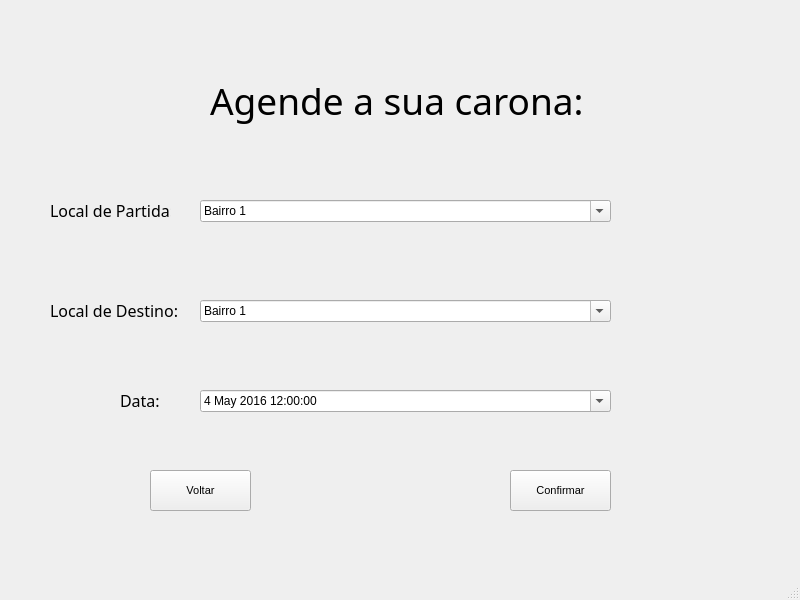
<?xml version="1.0" encoding="UTF-8"?>
<ui version="4.0">
 <class>MainWindow</class>
 <widget class="QMainWindow" name="MainWindow">
  <property name="geometry">
   <rect>
    <x>0</x>
    <y>0</y>
    <width>800</width>
    <height>600</height>
   </rect>
  </property>
  <property name="windowTitle">
   <string>MainWindow</string>
  </property>
  <widget class="QWidget" name="centralwidget">
   <widget class="QLabel" name="label_3">
    <property name="geometry">
     <rect>
      <x>50</x>
      <y>290</y>
      <width>131</width>
      <height>41</height>
     </rect>
    </property>
    <property name="font">
     <font>
      <family>Bodoni MT</family>
      <pointsize>12</pointsize>
     </font>
    </property>
    <property name="text">
     <string>Local de Destino:</string>
    </property>
   </widget>
   <widget class="QComboBox" name="destino">
    <property name="geometry">
     <rect>
      <x>200</x>
      <y>300</y>
      <width>411</width>
      <height>22</height>
     </rect>
    </property>
    <property name="editable">
     <bool>true</bool>
    </property>
    <item>
     <property name="text">
      <string>Bairro 1</string>
     </property>
    </item>
    <item>
     <property name="text">
      <string>Insper</string>
     </property>
    </item>
   </widget>
   <widget class="QComboBox" name="partida">
    <property name="geometry">
     <rect>
      <x>200</x>
      <y>200</y>
      <width>411</width>
      <height>22</height>
     </rect>
    </property>
    <property name="editable">
     <bool>true</bool>
    </property>
    <item>
     <property name="text">
      <string>Bairro 1</string>
     </property>
    </item>
    <item>
     <property name="text">
      <string>Insper</string>
     </property>
    </item>
   </widget>
   <widget class="QLabel" name="label">
    <property name="geometry">
     <rect>
      <x>210</x>
      <y>60</y>
      <width>371</width>
      <height>81</height>
     </rect>
    </property>
    <property name="font">
     <font>
      <family>Bodoni MT</family>
      <pointsize>28</pointsize>
     </font>
    </property>
    <property name="text">
     <string>Agende a sua carona:</string>
    </property>
   </widget>
   <widget class="QLabel" name="label_2">
    <property name="geometry">
     <rect>
      <x>50</x>
      <y>190</y>
      <width>121</width>
      <height>41</height>
     </rect>
    </property>
    <property name="font">
     <font>
      <family>Bodoni MT</family>
      <pointsize>12</pointsize>
     </font>
    </property>
    <property name="text">
     <string>Local de Partida:</string>
    </property>
   </widget>
   <widget class="QLabel" name="label_4">
    <property name="geometry">
     <rect>
      <x>120</x>
      <y>380</y>
      <width>51</width>
      <height>41</height>
     </rect>
    </property>
    <property name="font">
     <font>
      <family>Bodoni MT</family>
      <pointsize>12</pointsize>
     </font>
    </property>
    <property name="text">
     <string>Data:</string>
    </property>
   </widget>
   <widget class="QDateTimeEdit" name="dataehora">
    <property name="geometry">
     <rect>
      <x>200</x>
      <y>390</y>
      <width>411</width>
      <height>22</height>
     </rect>
    </property>
    <property name="dateTime">
     <datetime>
      <hour>12</hour>
      <minute>0</minute>
      <second>0</second>
      <year>2016</year>
      <month>5</month>
      <day>4</day>
     </datetime>
    </property>
    <property name="time">
     <time>
      <hour>12</hour>
      <minute>0</minute>
      <second>0</second>
     </time>
    </property>
    <property name="maximumDateTime">
     <datetime>
      <hour>23</hour>
      <minute>59</minute>
      <second>59</second>
      <year>2016</year>
      <month>12</month>
      <day>31</day>
     </datetime>
    </property>
    <property name="minimumDateTime">
     <datetime>
      <hour>0</hour>
      <minute>0</minute>
      <second>0</second>
      <year>2016</year>
      <month>1</month>
      <day>1</day>
     </datetime>
    </property>
    <property name="currentSection">
     <enum>QDateTimeEdit::DaySection</enum>
    </property>
    <property name="calendarPopup">
     <bool>true</bool>
    </property>
   </widget>
   <widget class="QPushButton" name="voltar">
    <property name="geometry">
     <rect>
      <x>150</x>
      <y>470</y>
      <width>101</width>
      <height>41</height>
     </rect>
    </property>
    <property name="font">
     <font>
      <family>MS Shell Dlg 2</family>
      <pointsize>8</pointsize>
     </font>
    </property>
    <property name="text">
     <string>Voltar</string>
    </property>
   </widget>
   <widget class="QPushButton" name="confirmar">
    <property name="geometry">
     <rect>
      <x>510</x>
      <y>470</y>
      <width>101</width>
      <height>41</height>
     </rect>
    </property>
    <property name="font">
     <font>
      <family>MS Shell Dlg 2</family>
      <pointsize>8</pointsize>
     </font>
    </property>
    <property name="text">
     <string>Confirmar</string>
    </property>
   </widget>
  </widget>
  <widget class="QMenuBar" name="menubar">
   <property name="geometry">
    <rect>
     <x>0</x>
     <y>0</y>
     <width>800</width>
     <height>21</height>
    </rect>
   </property>
  </widget>
  <widget class="QStatusBar" name="statusbar"/>
 </widget>
 <resources/>
 <connections/>
</ui>
